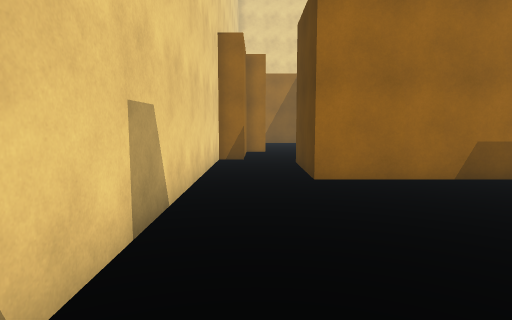
[1] (above)

22 first-person views from a walk through a 3-D level made in the Unity game engine. The camera is 1.4 m above the floor, tilts 6° down and sees 75° across. The floor is counted in squares, 1 m on a side. Each view is taken from the middle of a square. On the plan, view 1 faces up. The plan holds only what a view shows up to about 15 squares ahead; the rest is blank. The place goes on beyond the plan.

[2]
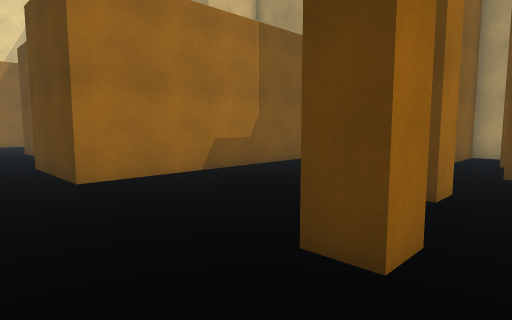

[3]
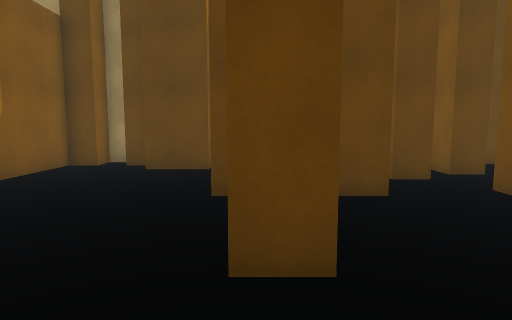

[4]
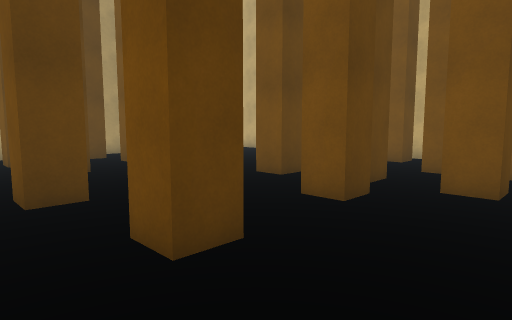

[5]
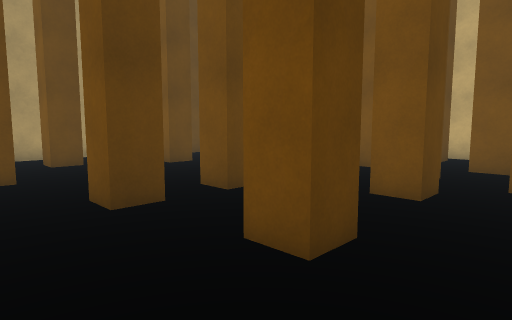

[6]
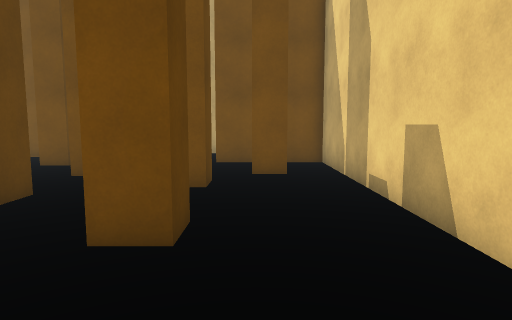

[7]
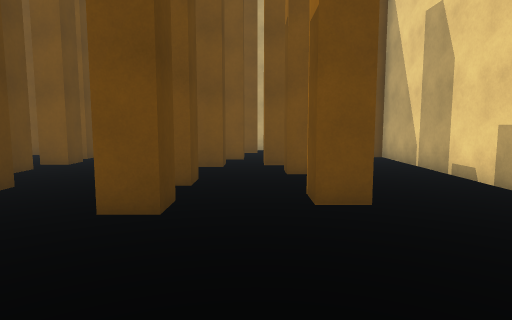

[8]
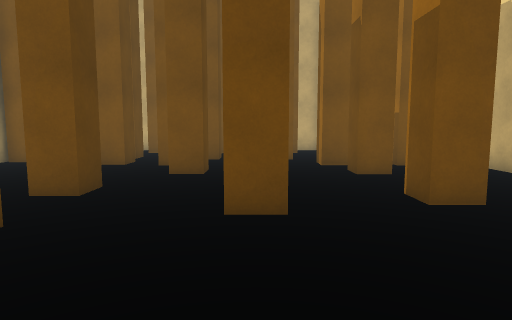

[9]
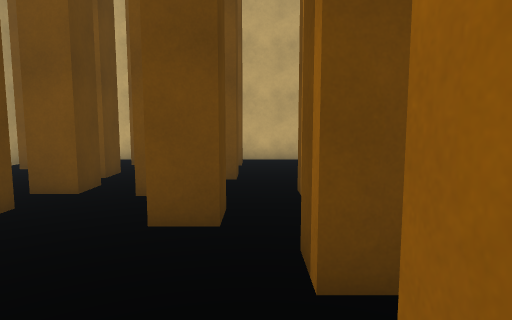

[10]
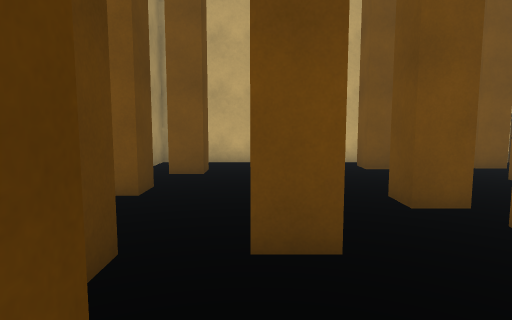

[11]
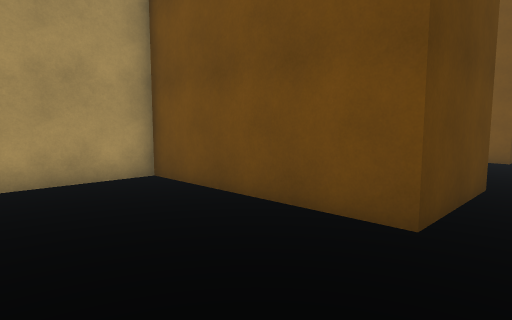

[12]
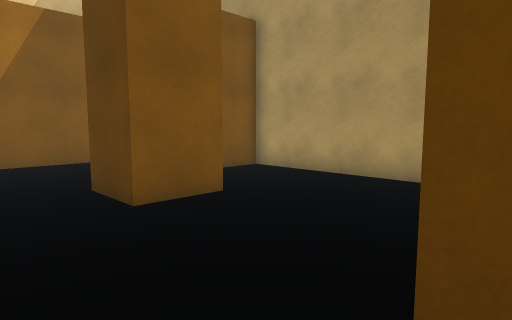

[13]
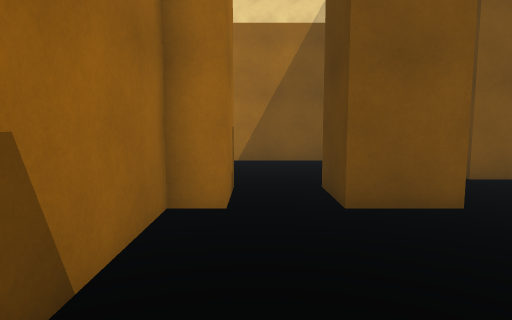

[14]
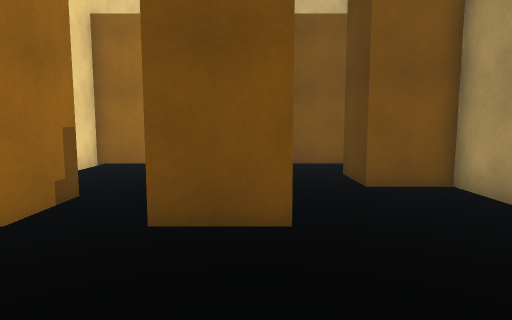

[15]
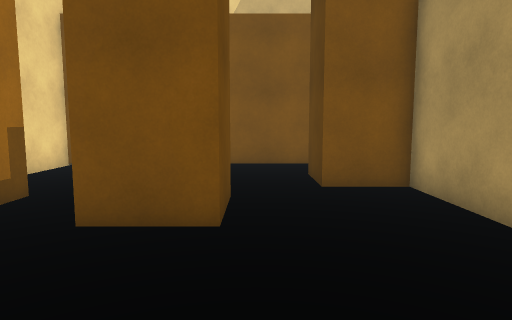

[16]
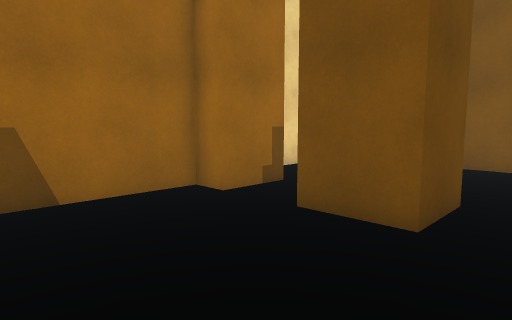

[17]
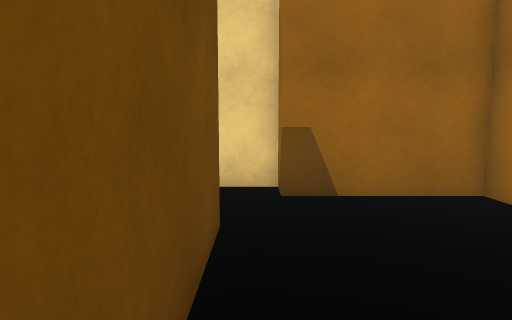

[18]
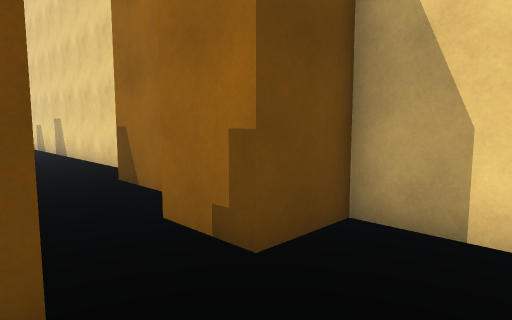

[19]
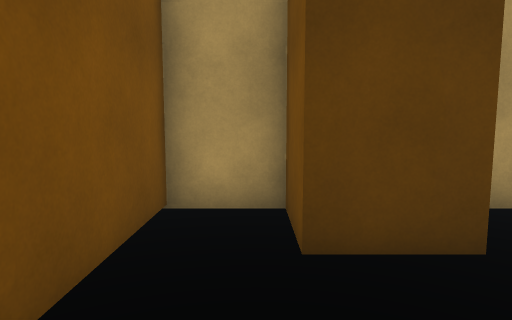

[20]
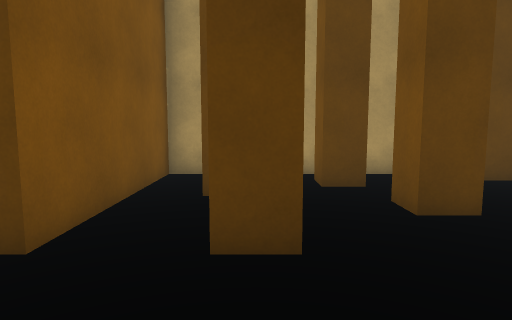

[21]
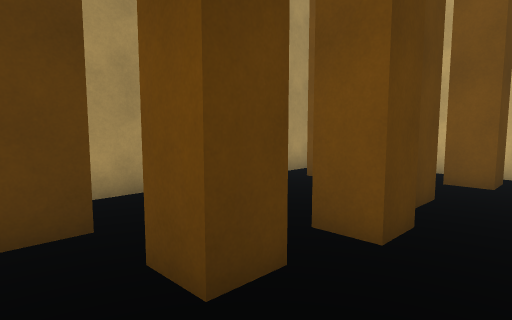

[22]
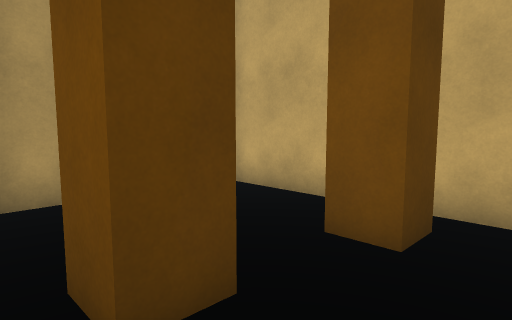

### Floor plan
Points are (right, up) in squares from view 1. A wall is a line through its corners. A room is listed if a view was taken in it or the views show most of it. See-through windows are left out.
Room 1 (views 1, 2, 3, 4, 5, 6, 7, 8, 9, 10, 12, 13, 20, 21, 22)
walls: (6.5, 2.5) (6.5, 1.9) (5.5, 1.9) (5.5, 2.9) (6.5, 2.9); (5.5, -0.8) (5.5, 0.4) (6.5, 0.4) (6.5, -0.6); (3, 1.3) (2, 1.3) (2, 2.3) (3, 2.3) (3, 1.3); (9.5, 0.4) (9.5, 1.5) (10.5, 1.5); (7.5, -2.6) (7.5, -1.5) (8.5, -1.5); (6.1, -3.5) (6.1, -4.1); (5.1, -4.1) (5.1, -3.1) (6.1, -3.1); (2, -2.5) (2, -1.5) (3, -1.5) (3, -2.5); (8.5, -4.6) (8.5, -3.5) (9.4, -3.5) (9.4, -4.5); (11, -2.6) (11, -1.5) (12.1, -1.5); (2.7, -4.6) (2.7, -3.5) (3.7, -3.5); (12.5, 1) (12.5, 2) (13.5, 2); (10.6, 5.8) (10.6, 6.5); (4.4, -5.5) (5.5, -5.5); (10.6, -4.8) (10.6, -3.7) (11.6, -3.7); (7.5, -6.5) (7.5, -5.5) (8.5, -5.5); (13.5, -1.6) (13.5, -0.5) (14.5, -0.5); (0.1, -4.5) (0.1, -3.5) (1.1, -3.5); (11.5, 6.9) (11.5, 7.5) (10.6, 7.5) (10.6, 8.5) (1.5, 8.5) (1.5, 12.5); (11, -6.9) (11, -5.8) (12, -5.8); (7.8, -8.7) (8.5, -8.7) (8.5, -9.5); (14.3, -5.6) (14.3, -4.5) (15.4, -4.5); (3.9, -9.8) (3.9, -8.7) (5, -8.7); (15.5, -5.5) (15.5, 3.5) (9.5, 3.5) (9.5, 5.5); (10.4, -9.8) (10.4, -8.7) (11.5, -8.7); (2.4, -10.5) (11.1, -10.5); (-0.5, 13.5) (-1.5, 13.5) (-1.5, -6.5) (2.5, -6.5)
ways out: opening at (0.5, 13.5) to room 2; opening at (11, -8) to room 4; opening at (13.5, -5.5) to room 4; gap at (11, -10) to room 4; gap at (4, -4); gap at (11, -5)
Room 2 (views 11, 14, 15, 16, 17)
walls: (4.5, 18.4) (4.5, 17.5) (2.5, 17.5); (0.5, 17.5) (-0.5, 17.5) (-0.5, 13.5); (1.5, 12.5) (8.5, 12.5) (8.5, 20.5) (6.5, 20.5)
ways out: opening at (0.5, 13.5) to room 1; opening at (1.5, 18.5) to room 3; opening at (5.3, 20) to room 3
Room 3 (views 18, 19)
walls: (4.5, 19.6) (4.5, 18.4); (6.5, 20.5) (6.5, 22.5) (8.5, 22.5) (8.5, 24.5) (-1.5, 24.5) (-1.5, 19.5) (0.5, 19.5) (0.5, 17.5); (2.5, 17.5) (2.5, 19.5)
ways out: opening at (1.5, 18.5) to room 2; opening at (5.3, 20) to room 2
Room 4 (no view inside)
walls: (13.5, -8.5) (13.5, -7.5) (14.5, -7.5); (11.1, -10.5) (15.5, -10.5) (15.5, -5.5)
ways out: opening at (11, -8) to room 1; opening at (13.5, -5.5) to room 1; gap at (11, -10) to room 1

Positions as (right, up) in squares from view 1, and headings:
1: (0, 0), facing up
2: (-1, 0), facing up-right
3: (-1, 2), facing right
4: (-1, 4), facing down-right
5: (0, 5), facing down-right
6: (1, 6), facing down
7: (4, 8), facing down
8: (6, 8), facing down
9: (7, 3), facing down
10: (12, 2), facing down
11: (0, 17), facing down-right
12: (0, 12), facing up-right
13: (1, 12), facing up
14: (4, 13), facing up
15: (5, 13), facing up
16: (6, 13), facing up-left
17: (6, 13), facing left
18: (3, 22), facing down-left
19: (3, 23), facing right
20: (6, 1), facing right
21: (9, 0), facing down-right
22: (9, -5), facing down-right
